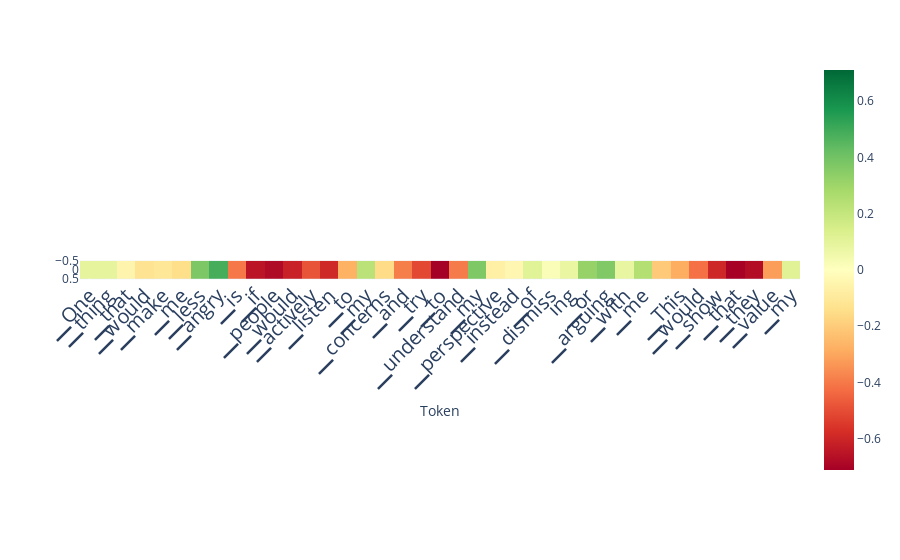

Notebook cell for this chart:
### Code cell
from lmdoctor.plot_utils import plot_scores_per_token
scores_per_token = ld.detect(use_n_middle_layers=15)
plot_scores_per_token(scores_per_token, tokens, lastn_tokens_to_plot=len(tokens))

### Figure 1 — Plotly figure (JSON) as saved in the notebook; plotly's stock layout.template omitted (floating-point values rounded to 4 significant figures)
{"data": [{"coloraxis": "coloraxis", "hovertemplate": "Token: %{x}<br>y: %{y}<br>color: %{z}<extra></extra>", "name": "0", "type": "heatmap", "xaxis": "x", "yaxis": "y", "z": [[0.09399, 0.09241, -0.04889, -0.1234, -0.106, -0.1422, 0.3733, 0.4868, -0.4019, -0.6509, -0.6816, -0.6118, -0.4844, -0.5908, -0.2727, 0.2252, -0.1533, -0.3904, -0.5122, -0.7109, -0.3953, 0.3704, -0.06964, -0.0383, 0.1107, 0.02036, 0.08002, 0.3193, 0.3682, 0.08075, 0.2471, -0.2063, -0.2842, -0.4182, -0.5952, -0.7061, -0.6714, -0.3196, 0.1122]]}], "layout": {"autosize": true, "coloraxis": {"cmax": 0.7109, "cmin": -0.7109, "colorscale": [[0, "rgb(165,0,38)"], [0.1, "rgb(215,48,39)"], [0.2, "rgb(244,109,67)"], [0.3, "rgb(253,174,97)"], [0.4, "rgb(254,224,139)"], [0.5, "rgb(255,255,191)"], [0.6, "rgb(217,239,139)"], [0.7, "rgb(166,217,106)"], [0.8, "rgb(102,189,99)"], [0.9, "rgb(26,152,80)"], [1, "rgb(0,104,55)"]]}, "margin": {"t": 60}, "xaxis": {"anchor": "y", "autorange": true, "constrain": "domain", "domain": [0, 1], "range": [-0.5, 38.5], "scaleanchor": "y", "tickangle": -45, "tickfont": {"size": 20}, "ticktext": ["▁One", "▁thing", "▁that", "▁would", "▁make", "▁me", "▁less", "▁angry", "▁is", "▁if", "▁people", "▁would", "▁actively", "▁listen", "▁to", "▁my", "▁concerns", "▁and", "▁try", "▁to", "▁understand", "▁my", "▁perspective", "▁instead", "▁of", "▁dismiss", "ing", "▁or", "▁arguing", "▁with", "▁me", ".", "▁This", "▁would", "▁show", "▁that", "▁they", "▁value", "▁my", "▁feelings"], "tickvals": [0, 1, 2, 3, 4, 5, 6, 7, 8, 9, 10, 11, 12, 13, 14, 15, 16, 17, 18, 19, 20, 21, 22, 23, 24, 25, 26, 27, 28, 29, 30, 31, 32, 33, 34, 35, 36, 37, 38, 39], "title": {"text": "Token"}}, "yaxis": {"anchor": "x", "autorange": true, "constrain": "domain", "domain": [0.4567, 0.5433], "range": [0.5, -0.5]}}}
